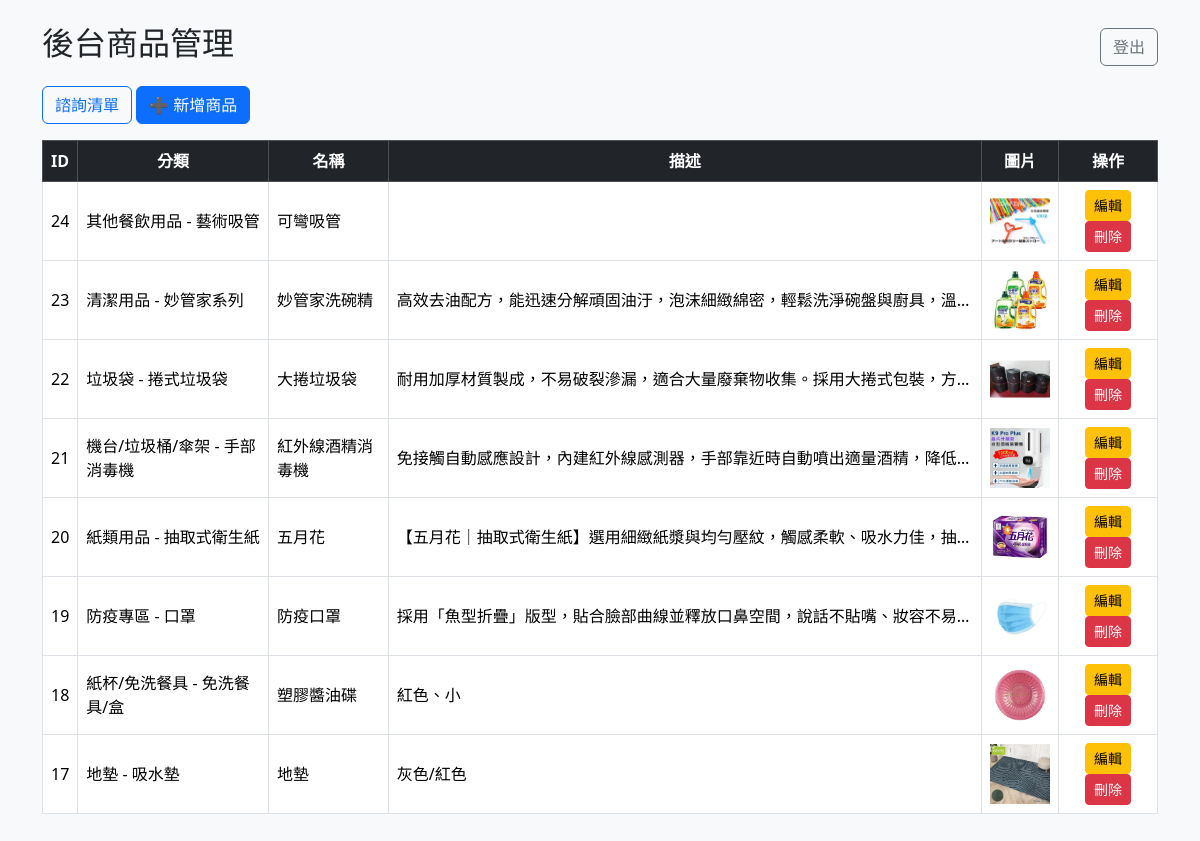
Page /index.php (signed in) on the committed database.
### tables this page shows
CREATE TABLE `product` (
  `id` int(11) NOT NULL,
  `name` varchar(30) NOT NULL,
  `category` varchar(50) NOT NULL,
  `description` varchar(500) NOT NULL,
  `image` varchar(255) DEFAULT NULL
);

### index.php (the view, shortened to what this page needs)
<?php
require 'db.php';
    $stmt = $pdo->query("SELECT * FROM product ORDER BY id DESC");
    $products = $stmt->fetchAll();
?>
<!DOCTYPE html>
<html lang="zh-Hant">
<head>
    <link href="assets/bootstrap/css/bootstrap.min.css" rel="stylesheet">
</head>
<body class="bg-light">
<div class="container py-4">
    <div class="d-flex justify-content-between align-items-center mb-3">
        <h2>後台商品管理</h2>
        <a href="logout.php" class="btn btn-outline-secondary">登出</a>
    </div>
        <a href="customers.php" class="btn btn-outline-primary mb-3">諮詢清單</a>
    <a href="add.php" class="btn btn-primary mb-3">➕ 新增商品</a>
    <div class="table-responsive">
        <table class="table table-bordered table-hover align-middle">
            <thead class="table-dark text-center">
                <tr>
                    <th>ID</th>
                    <th>分類</th>
                    <th>名稱</th>
                    <th>描述</th>
                    <th>圖片</th>
                    <th>操作</th>
                </tr>
            </thead>
            <tbody>
                <?php foreach ($products as $p): ?>
                    <tr>
                        <td class="text-center"><?= htmlspecialchars($p['id']) ?></td>
                        <td><?= htmlspecialchars($p['category']) ?></td>
                        <td><?= htmlspecialchars($p['name']) ?></td>
                        <td>
                            <div class="text-truncate" style="max-width: 36rem;"
                                    title="<?= htmlspecialchars($p['description']) ?>">
                                    <?= htmlspecialchars($p['description']) ?>
                            </div>
                        </td>
                        <td class="text-center">
    <?php if (!empty($p['image']) && file_exists($p['image'])): ?>
        <img src="<?= htmlspecialchars($p['image']) ?>" alt="商品圖片" style="height: 60px;">
    <?php else: ?>
        <span class="text-muted">無</span>
    <?php endif; ?>
</td>
                        <td class="text-center">
                            <a href="edit.php?id=<?= $p['id'] ?>" class="btn btn-sm btn-warning">編輯</a>
                            <form action="delete.php" method="POST" onsubmit="return confirm('確定要刪除這筆商品嗎？');" style="display:inline;">
                                <button type="submit" class="btn btn-sm btn-danger">刪除</button>
                            </form>
                        </td>
                    </tr>
                <?php endforeach; ?>
            </tbody>
        </table>
    </div>
</div>
</body>
</html>

### rows in the picture
product: id "24", category "其他餐飲用品 - 藝術吸管", name "可彎吸管", image (picture)
product: id "23", category "清潔用品 - 妙管家系列", name "妙管家洗碗精", description "高效去油配方，能迅速分解頑固油汙，泡沫細緻綿密，輕鬆洗淨碗盤與廚具，溫…", image (picture)
product: id "22", category "垃圾袋 - 捲式垃圾袋", name "大捲垃圾袋", description "耐用加厚材質製成，不易破裂滲漏，適合大量廢棄物收集。採用大捲式包裝，方…", image (picture)
product: id "21", category "機台/垃圾桶/傘架 - 手部消毒機", name "紅外線酒精消毒機", description "免接觸自動感應設計，內建紅外線感測器，手部靠近時自動噴出適量酒精，降低…", image (picture)
product: id "20", category "紙類用品 - 抽取式衛生紙", name "五月花", description "【五月花｜抽取式衛生紙】選用細緻紙漿與均勻壓紋，觸感柔軟、吸水力佳，抽…", image (picture)
product: id "19", category "防疫專區 - 口罩", name "防疫口罩", description "採用「魚型折疊」版型，貼合臉部曲線並釋放口鼻空間，說話不貼嘴、妝容不易…", image (picture)
product: id "18", category "紙杯/免洗餐具 - 免洗餐具/盒", name "塑膠醬油碟", description "紅色、小", image (picture)
product: id "17", category "地墊 - 吸水墊", name "地墊", description "灰色/紅色", image (picture)
